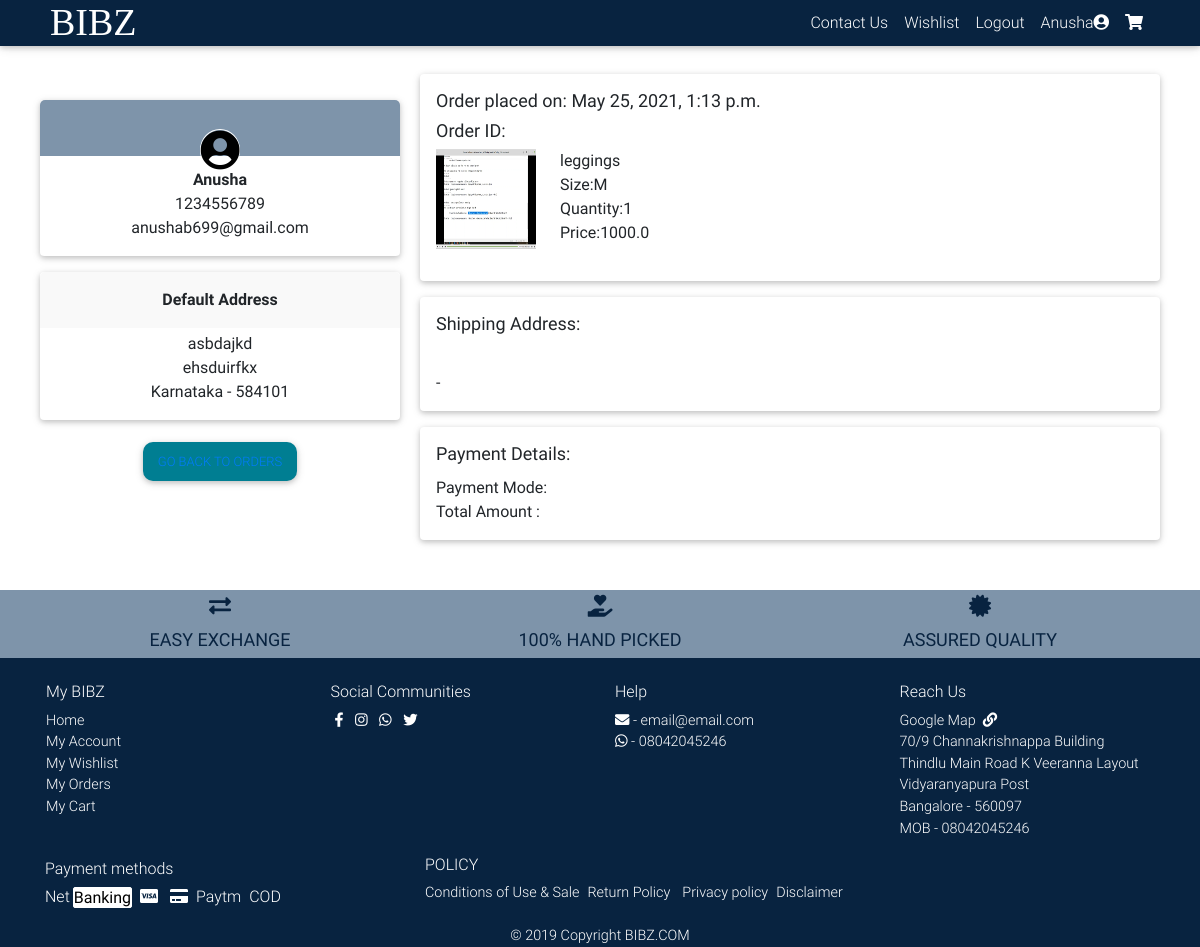
The app's page /accounts/orders/3/ (signed in) with its own data.
### accounts/models.py (models this page shows)
class ExtendedUser(models.Model):
    phone_num=models.CharField(max_length=15)
    user = models.OneToOneField(User,on_delete=models.CASCADE)

### core/models.py (models this page shows, shortened)
class Address(models.Model):
    user = models.ForeignKey(settings.AUTH_USER_MODEL, on_delete=models.CASCADE)
    street_address = models.CharField(max_length=100)
    apartment_address = models.CharField(max_length=100)
    phone = models.CharField(max_length=13)
    state = models.CharField(max_length=100)
    zip = models.CharField(max_length=100)
    default = models.BooleanField(default=False)
    class Meta:
        verbose_name_plural = 'Addresses'

class OrderItem(models.Model):
    user = models.ForeignKey(settings.AUTH_USER_MODEL, on_delete=models.CASCADE)
    ordered = models.BooleanField(default=False)
    item = models.ForeignKey(Item, on_delete=models.CASCADE)
    size = models.ForeignKey(Variation, on_delete=models.CASCADE)
    quantity = models.IntegerField(default=1)

class Order(models.Model):
    user = models.ForeignKey(settings.AUTH_USER_MODEL, on_delete=models.CASCADE)
    ref_code = models.CharField(max_length=20, blank=True, null=True)
    items = models.ManyToManyField(OrderItem)
    start_date = models.DateTimeField(auto_now_add=True)
    ordered_date = models.DateTimeField()
    ordered = models.BooleanField(default=False)
    shipping_address = models.ForeignKey('Address', related_name='shipping_address', on_delete=models.SET_NULL, blank=True, null=True)
    payment_mode = models.CharField(max_length=20, default='NOT PROCESSED')
    payment = models.ForeignKey('Payment', on_delete=models.SET_NULL, blank=True, null=True)
    being_delivered = models.BooleanField(default=False)
    received = models.BooleanField(default=False)

class Item(models.Model):
    title = models.CharField(max_length=100)
    price = models.FloatField()
    discount_price = models.FloatField(blank=True, null=True)
    label = models.CharField(choices=LABEL_CHOICES, max_length=20)
    slug = models.SlugField()
    description = models.TextField()
    image = models.ImageField()
    image1 = models.ImageField(blank=True, null=True)
    image2 = models.ImageField(blank=True, null=True)
    def __str__(self):
        return self.title

class Variation(models.Model):
    item = models.ForeignKey(Item, on_delete=models.CASCADE)
    size = models.CharField(max_length=120, choices=SIZE_CHOICES)

### accounts/views.py (the view)
# urls.py: path('orders/<int:pk>/', orders, name='orders'),
def orders(request, pk):
    order = get_object_or_404(Order, id=pk)
    address = Address.objects.filter(user=request.user)[0]
    obj = User.objects.get(id=request.user.id)
    phone = ExtendedUser.objects.get(user=obj)
    return render(request, 'orders.html', {'order': order, 'address': address, 'address_phone': phone})

### core/templatetags/cart_template_tags.py (called while the page is built)
@register.filter
def cart_item_count(user):
    if user.is_authenticated:
        qs = Order.objects.filter(user=user, ordered=False)
        if qs.exists():
            return qs[0].items.count()
    return 0

### templates/orders.html (shortened to what this page needs)
{% extends "base.html" %}
{% load static %}
{% block content %}
<main>
<div class="container">
    <div class="row">
        <div class="col-12 mt-3 col-md-4" style="padding:10px;">
            <div class="contact_body">
            <div class="card text-center contact_top">
                <h1 class="contact_header pt-2"><i class="fa fa-user-circle" class="" aria-hidden="true"></i></h1>
                <p class="mt-1"><b style="text-transform:capitalize;">{{ request.user }}</b><br>
                    {{ address_phone.phone_num }}<br>
                    {{ request.user.email }}<br>
                </p>
            </div>
            <div class="card my-3 p-0 text-center">
                <div class="p-3" style="background:#f9f9f9;border-radius:5px 5px 0px 0px;"><b> Default Address </b></div>
                <p class="mt-1">
                     {% if address %}
                        {{ address.street_address }}<br>
                        {{ address.apartment_address }}<br>
                        {{address.state}} - {{ address.zip }}<br>
                     {% endif %}
                </p>
            </div>
            <div class="text-center">
                <button class="btn btn-primary" ><a class="" href="{% url 'core:accounts' %}">Go back to Orders</a></button>
            </div>
            </div>
        </div>
        <div class="col-12 col-md-8 mx-auto" style="padding:10px;">
            {% for i in order.items.all %}
            <div class="card p-3 my-3">
                <div>
                    <h5>Order placed on:&nbsp{{order.ordered_date}}</h5>
                    <h5>Order ID:{{ order.ordered_id }}</h5>
                </div>
                <div>
                    <div class="flex-container" style="display:flex;">
                    <div class="pb-1">
                        <img class="" src="{{i.item.image.url}}" width="100px" height="100px" alt="">
                    </div>
                    <div class="pl-4 pb-1">
                        <p>{{i.item}}<br>
                        Size:{{i.size.size}}<br>Quantity:{{i.quantity}}<br>
                        Price:{{ i.item.price }}
                        </p>
                    </div>
                    </div>
                </div>
            </div>
            {% endfor %}
            <div class="card my-3  ">
                <div class="pt-3 px-3"><h5 > Shipping Address: </h5></div>
                <p class="mt-1 px-3">
                    {{order.shipping_address.phone}}<br>
                    {{order.shipping_address.state}} - {{ order.shipping_address.zip }}<br>
                </p>
            </div>
            <div class="card my-3  ">
                <div class="pt-3 px-3"><h5 >Payment Details: </h5></div>
                <p class="mt-1 px-3">
                    Payment Mode: <br>
                    Total Amount : <br>
                </p>
            </div>
        </div>
    </div>
</div>
</main>
{% endblock content %}

### templates/navbar.html (shortened to what this page needs)
{% load cart_template_tags %}
<nav class="navbar fixed-top navbar-expand-lg navbar-light white ">
  <div class="container">
      <a class="navbar-brand waves-effect" href="/">
        <h1 class="white-text">BIBZ</h1>
      </a>
      <div class="collapse navbar-collapse" id="navbarSupportedContent">
        <ul class="navbar-nav ">
          <li class="nav-item">
            <a class="nav-link waves-effect" href="{% url 'accounts:contact' %}">
              <span class="clearfix  d-sm-inline-block"> Contact Us </span>
            </a>
          </li>
          {% if request.user.is_authenticated %}
          <li class="nav-item">
            <a class="nav-link waves-effect" href="{% url 'core:wish_lists' %}">
              <span class="clearfix  d-sm-inline-block"> Wishlist </span>
            </a>
          </li>
          <li class="nav-item">
            <a class="nav-link waves-effect" href="{% url 'accounts:account_signout' %}">
              <span class="clearfix  d-sm-inline-block"> Logout </span>
            </a>
          </li>
          {% endif %}
          {% if request.user.is_authenticated %}
          <li class="nav-item">
            <a class="nav-link waves-effect" href="{% url 'core:accounts' %}">
              <span class="clearfix  d-sm-inline-block" style="text-transform:capitalize;"> {{ request.user }}<i class="fa fa-user-circle" aria-hidden="true"></i></span>
            </a>
          </li>
          <li class="nav-item">
            <a href="{% url 'core:order-summary' %}" class="nav-link waves-effect">
              <i class="fa fa-shopping-cart" aria-hidden="true"></i>
            </a>
          </li>
          {% endif %}
        </ul>
      </div>
  </div>
  </nav>

### static/css/style.css (style rules this page uses)
html { height:100%!important; }
main { min-height:105%!important; }
html, body, .view { height: 100%; }
.navbar { padding:0; margin:0; padding-top:0; }
.navbar-brand { padding:0!important; margin:0!important; }
a h1 { margin:0; font-size:38px; font-family: 'Prata', serif; font-weight:500; padding-left:5px; }
.btn.btn-primary { padding:10px 15px!important; border-radius:10px; font-weight:300; }
.row { padding:0; }
.btn { outline: none!important; shadow:none!important; }
h5 { font-size:18px!important; font-weight:400!important; font-family:'Roboto'; }
h1, h2, h3,h4, h5, h6 { font-family:'Roboto'; }
.contact_body { position:sticky; top:100px!important; }
.contact_top { min-height:150px; }
.contact_header { background:#7E94AA; border-radius:5px 5px 0px 0px; }
.contact_header i { position:relative; top:20px; border-radius:50%; color:black; border:1px solid #fff; }
.nav-item span { color:white!important; }
.nav-item span i { color:white!important; }
.nav-item i { color:white!important; }
.flex-container { display: flex; }
html { background:white!important; }
body { background:white!important; }
main { background:white!important; }
.navbar { background:#082340!important; }
.btn-primary { background:#007E92!important; }
h1, h2, h3,h4, h5, h6, p, a { font-family:'Roboto'; }

### templates/base.html (style rules this page uses)
html, body, header, .carousel { height: 60vh; }

### records on screen
ExtendedUser: phone_num "1234556789"
Address: street_address "asbdajkd", apartment_address "ehsduirfkx", state "Karnataka", zip "584101"
OrderItem: item.image (picture), item "leggings", size.size "M", quantity "1", item.price "1000.0"
Order: ordered_date "May 25, 2021, 1:13 p.m."

### other values on screen
{{ request.user }} "Anusha"
{{ request.user.email }} "anushab699@gmail.com"
